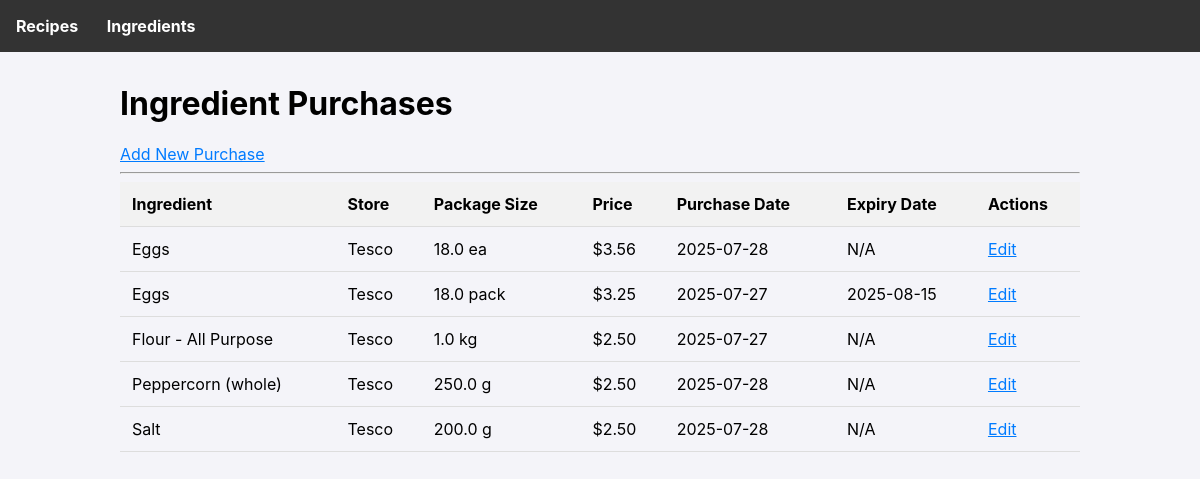
The page /ingredients on the database as committed earlier.
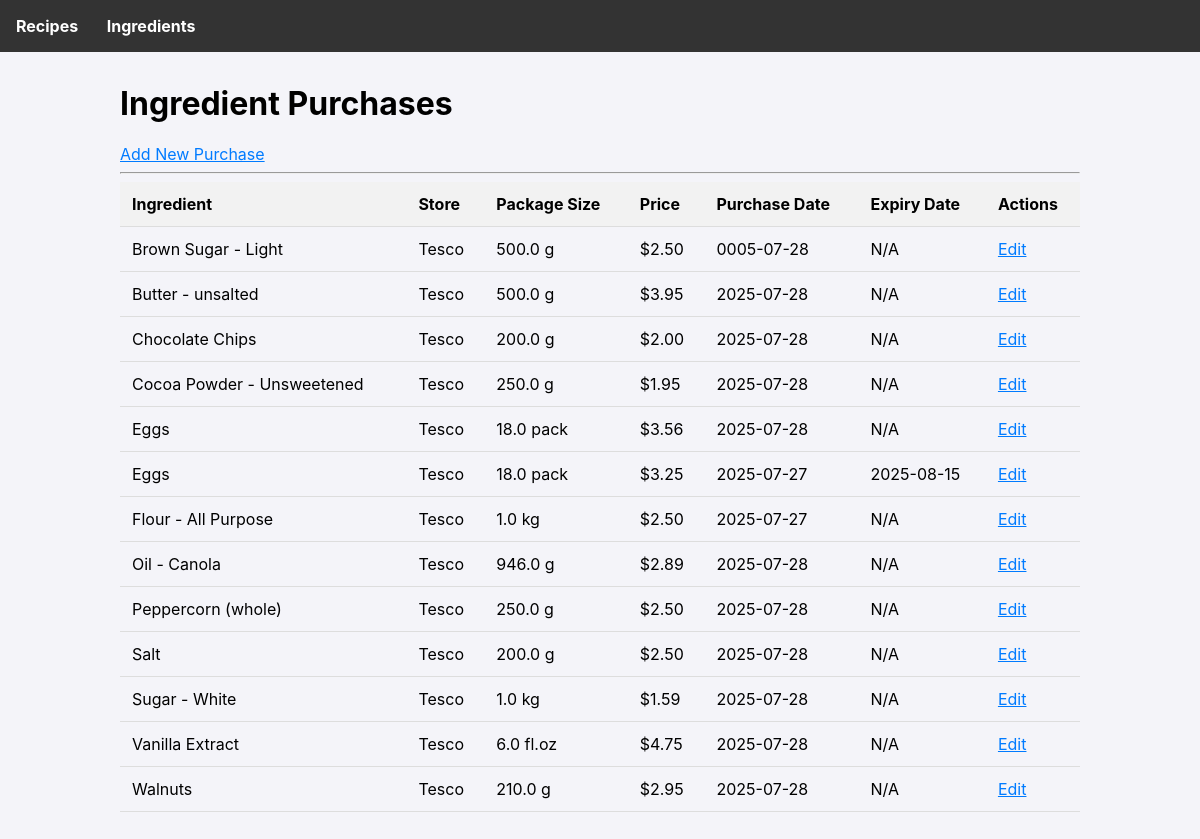
The same page on the database as committed later.
### tables this page shows
CREATE TABLE ingredient_purchases (
        id INTEGER PRIMARY KEY AUTOINCREMENT,
        ingredient_id INTEGER NOT NULL,
        store TEXT,
        package_amount REAL NOT NULL,
        package_unit TEXT NOT NULL,
        price REAL NOT NULL,
        purchase_date TEXT NOT NULL,
        expiry_date TEXT,
        FOREIGN KEY (ingredient_id) REFERENCES ingredients (id)
    );

CREATE TABLE ingredients (
        id INTEGER PRIMARY KEY AUTOINCREMENT,
        name TEXT UNIQUE NOT NULL
    );

### app.py (the view)
@app.route('/ingredients')
def list_ingredients():
    db = get_db()
    purchases = db.execute('''
        SELECT ip.*, i.name
        FROM ingredient_purchases ip
        JOIN ingredients i ON ip.ingredient_id = i.id
        ORDER BY i.name, ip.purchase_date DESC
    ''').fetchall()
    return render_template('ingredients.html', purchases=purchases)

### app.py (called while the page is built)
def get_db():
    if 'db' not in g:
        g.db = sqlite3.connect(DATABASE)
        g.db.row_factory = sqlite3.Row
    return g.db

### templates/ingredients.html
{% extends 'base.html' %}
{% block content %}
    <h1>Ingredient Purchases</h1>
    <a href="{{ url_for('add_ingredient') }}">Add New Purchase</a>
    <hr>
    <table>
        <thead>
            <tr>
                <th>Ingredient</th>
                <th>Store</th>
                <th>Package Size</th>
                <th>Price</th>
                <th>Purchase Date</th>
                <th>Expiry Date</th>
                <th>Actions</th>
            </tr>
        </thead>
        <tbody>
            {% for p in purchases %}
            <tr>
                <td>{{ p.name }}</td>
                <td>{{ p.store }}</td>
                <td>{{ p.package_amount }} {{ p.package_unit }}</td>
                <td>${{ '%.2f'|format(p.price) }}</td>
                <td>{{ p.purchase_date }}</td>
                <td>{{ p.expiry_date or 'N/A' }}</td>
                <td>
                    <a href="{{ url_for('edit_ingredient', purchase_id=p.id) }}">Edit</a>
                </td>
            </tr>
            {% else %}
            <tr>
                <td colspan="7">No ingredient purchases found.</td>
            </tr>
            {% endfor %}
        </tbody>
    </table>
{% endblock %}

### templates/base.html (shortened to what this page needs)
<!doctype html>
<html lang="en">
<head>
</head>
<body>
    <nav>
        <a href="{{ url_for('index') }}">Recipes</a>
        <a href="{{ url_for('list_ingredients') }}">Ingredients</a>
    </nav>
    <div class="container">
        {% block content %}{% endblock %}
    </div>
</body>
</html>

### templates/base.html (style rules this page uses)
body { font-family: -apple-system, BlinkMacSystemFont, "Segoe UI", Roboto, "Helvetica Neue", Arial, sans-serif; margin: 0; background-color: #f4f4f9; }
nav { background-color: #333; padding: 1rem; }
nav a { color: white; text-decoration: none; margin-right: 1.5rem; font-weight: bold; }
.container { max-width: 960px; margin: 2rem auto; padding: 0 1rem; }
a { color: #007bff; }
table { width: 100%; border-collapse: collapse; }
th, td { padding: 0.75rem; text-align: left; border-bottom: 1px solid #ddd; }
th { background-color: #f2f2f2; }

Rows that differ between the two databases and show on the page:
added ingredient_purchases: name "Brown Sugar - Light", store "Tesco", package_amount "500.0", package_unit "g", price "2.50", purchase_date "0005-07-28", expiry_date "N/A"
added ingredient_purchases: name "Butter - unsalted", store "Tesco", package_amount "500.0", package_unit "g", price "3.95", purchase_date "2025-07-28", expiry_date "N/A"
added ingredient_purchases: name "Chocolate Chips", store "Tesco", package_amount "200.0", package_unit "g", price "2.00", purchase_date "2025-07-28", expiry_date "N/A"
added ingredient_purchases: name "Cocoa Powder - Unsweetened", store "Tesco", package_amount "250.0", package_unit "g", price "1.95", purchase_date "2025-07-28", expiry_date "N/A"
changed ingredient_purchases (number 5 of 13 on the later page): package_unit "ea" → "pack"
added ingredient_purchases: name "Oil - Canola", store "Tesco", package_amount "946.0", package_unit "g", price "2.89", purchase_date "2025-07-28", expiry_date "N/A"
added ingredient_purchases: name "Sugar - White", store "Tesco", package_amount "1.0", package_unit "kg", price "1.59", purchase_date "2025-07-28", expiry_date "N/A"
added ingredient_purchases: name "Vanilla Extract", store "Tesco", package_amount "6.0", package_unit "fl.oz", price "4.75", purchase_date "2025-07-28", expiry_date "N/A"
added ingredient_purchases: name "Walnuts", store "Tesco", package_amount "210.0", package_unit "g", price "2.95", purchase_date "2025-07-28", expiry_date "N/A"
